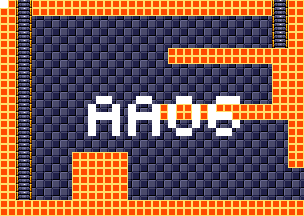

Rendered tile map (Tiled .tmx) drawn with the repository's tilesets; below, a short description and the map source with its tile grids summarised:
An orthogonal 38x27 tile map with 8x8 px tiles, 4 tile layers (background, foreground, room numbers, Objects), 10 tilesets.

<map version="1.5" tiledversion="1.7.1" orientation="orthogonal" renderorder="right-down" width="38" height="27" tilewidth="8" tileheight="8" infinite="0" nextlayerid="11" nextobjectid="1">
 <tileset firstgid="1" source="tilesheets/tsKarniMata.tsx" />
 <tileset firstgid="1025" source="tilesheets/tsVoodooWasp.tsx" />
 <tileset firstgid="2049" source="tilesheets/tsGoddess.tsx" />
 <tileset firstgid="3073" source="tilesheets/tsKonark.tsx" />
 <tileset firstgid="4097" name="sEnemies" tilewidth="8" tileheight="8" tilecount="1024" columns="32">
  <image source="../grapx/tilesheets/sKarniMata.bmp" trans="ff94ff" width="256" height="256" />
 </tileset>
 <tileset firstgid="5121" source="tilesheets/tsIceTemple.tsx" />
 <tileset firstgid="6145" source="tilesheets/sTiwanakuTemple.tsx" />
 <tileset firstgid="7169" source="tilesheets/sIndraTemple.tsx" />
 <tileset firstgid="8193" source="tilesheets/sTeleport.tsx" />
 <tileset firstgid="9217" source="tilesheets/sObjects.tsx" />
 <layer id="2" name="background" width="38" height="27">
  <data>[1026 cells, 1026 non-empty, 2 distinct tile ids]</data>
 </layer>
 <layer id="1" name="foreground" width="38" height="27">
  <data>[1026 cells, 406 non-empty, 3 distinct tile ids]</data>
 </layer>
 <layer id="7" name="room numbers" width="38" height="27">
  <data>[1026 cells, 46 non-empty, 1 distinct tile ids]</data>
 </layer>
 <layer id="10" name="Objects" width="38" height="27">
  <data>[1026 cells, 0 non-empty, 0 distinct tile ids]</data>
 </layer>
</map>
